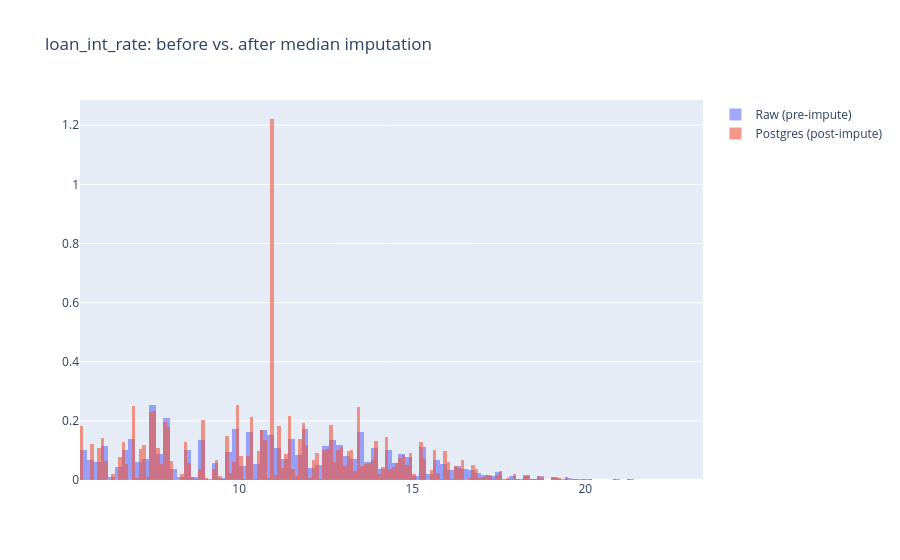

Notebook source saved alongside this figure:
### Markdown cell above
## Distributions before vs. after median imputation

Raw = source file with missing values dropped. Postgres = after
`historical_load.py::impute_missing` filled them with the column median.

### Code cell
import plotly.graph_objects as go

fig_rate_compare = go.Figure()
fig_rate_compare.add_trace(go.Histogram(
    x=raw['loan_int_rate'].dropna(), name='Raw (pre-impute)',
    opacity=0.6, histnorm='probability density',
))
fig_rate_compare.add_trace(go.Histogram(
    x=df['loan_int_rate'], name='Postgres (post-impute)',
    opacity=0.6, histnorm='probability density',
))
fig_rate_compare.update_layout(
    barmode='overlay', title='loan_int_rate: before vs. after median imputation',
)
fig_rate_compare.show()

### Figure 1 — Plotly figure (JSON) as saved in the notebook; plotly's stock layout.template omitted (floating-point values rounded to 4 significant figures; data arrays with more than 128 entries replaced by an {"elided": "..."} marker saying what was removed)
{"data": [{"histnorm": "probability density", "name": "Raw (pre-impute)", "opacity": 0.6, "type": "histogram", "x": {"elided": "29465 float values"}}, {"histnorm": "probability density", "name": "Postgres (post-impute)", "opacity": 0.6, "type": "histogram", "x": {"elided": "32581 float values"}}], "layout": {"barmode": "overlay", "title": {"text": "loan_int_rate: before vs. after median imputation"}}}
